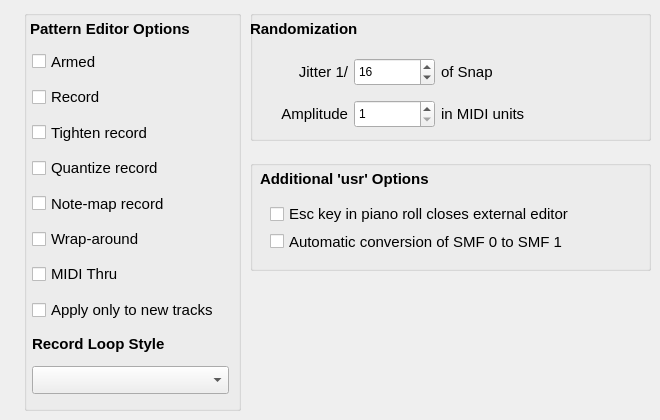
     <widget class="QWidget" name="tabPattern">
      <attribute name="title">
       <string>P&amp;attern</string>
      </attribute>
      <widget class="QGroupBox" name="groupBoxNewPattern">
       <property name="geometry">
        <rect>
         <x>24</x>
         <y>10</y>
         <width>217</width>
         <height>401</height>
        </rect>
       </property>
       <property name="font">
        <font>
         <pointsize>11</pointsize>
         <bold>false</bold>
        </font>
       </property>
       <property name="title">
        <string/>
       </property>
       <widget class="QWidget" name="patternLayoutWidget">
        <property name="geometry">
         <rect>
          <x>8</x>
          <y>40</y>
          <width>197</width>
          <height>344</height>
         </rect>
        </property>
        <layout class="QVBoxLayout" name="verticalLayout_7">
         <property name="spacing">
          <number>13</number>
         </property>
         <item>
          <layout class="QVBoxLayout" name="verticalLayout_6">
           <item>
            <widget class="QCheckBox" name="checkBoxNewPatternArm">
             <property name="text">
              <string>Armed</string>
             </property>
            </widget>
           </item>
           <item>
            <widget class="QCheckBox" name="checkBoxNewPatternRecord">
             <property name="text">
              <string>Record</string>
             </property>
            </widget>
           </item>
           <item>
            <widget class="QCheckBox" name="checkBoxNewPatternTighten">
             <property name="text">
              <string>Tighten record</string>
             </property>
            </widget>
           </item>
           <item>
            <widget class="QCheckBox" name="checkBoxNewPatternQRecord">
             <property name="text">
              <string>Quantize record</string>
             </property>
            </widget>
           </item>
           <item>
            <widget class="QCheckBox" name="checkBoxNewPatternNoteMap">
             <property name="text">
              <string>Note-map record</string>
             </property>
            </widget>
           </item>
           <item>
            <widget class="QCheckBox" name="checkBoxNewPatternWrapAround">
             <property name="text">
              <string>Wrap-around</string>
             </property>
            </widget>
           </item>
           <item>
            <widget class="QCheckBox" name="checkBoxNewPatternThru">
             <property name="text">
              <string>MIDI Thru</string>
             </property>
            </widget>
           </item>
          </layout>
         </item>
         <item>
          <widget class="QCheckBox" name="checkBoxNewApply">
           <property name="toolTip">
            <string>If checked, apply options only when a new
pattern editor is opened.</string>
           </property>
           <property name="text">
            <string>Apply only to new tracks</string>
           </property>
          </widget>
         </item>
         <item>
          <widget class="QLabel" name="labelRecordStyle">
           <property name="font">
            <font>
             <pointsize>11</pointsize>
             <bold>true</bold>
            </font>
           </property>
           <property name="text">
            <string>Record Loop Style</string>
           </property>
           <property name="alignment">
            <set>Qt::AlignmentFlag::AlignLeading|Qt::AlignmentFlag::AlignLeft|Qt::AlignmentFlag::AlignVCenter</set>
           </property>
          </widget>
         </item>
         <item>
          <widget class="QComboBox" name="comboBoxRecordStyle">
           <property name="minimumSize">
            <size>
             <width>0</width>
             <height>28</height>
            </size>
           </property>
           <property name="toolTip">
            <string>Set what happens at the end of a pattern
while recording.</string>
           </property>
           <property name="currentText">
            <string/>
           </property>
           <property name="maxVisibleItems">
            <number>8</number>
           </property>
           <property name="maxCount">
            <number>5</number>
           </property>
          </widget>
         </item>
        </layout>
       </widget>
      </widget>
      <widget class="QGroupBox" name="groupBoxRandomization">
       <property name="geometry">
        <rect>
         <x>250</x>
         <y>10</y>
         <width>401</width>
         <height>131</height>
        </rect>
       </property>
       <property name="title">
        <string/>
       </property>
       <widget class="QWidget" name="layoutWidgetRandomization">
        <property name="geometry">
         <rect>
          <x>16</x>
          <y>40</y>
          <width>259</width>
          <height>88</height>
         </rect>
        </property>
        <layout class="QGridLayout" name="gridLayout_6">
         <item row="0" column="1">
          <widget class="QSpinBox" name="spinBoxJitter">
           <property name="minimumSize">
            <size>
             <width>65</width>
             <height>28</height>
            </size>
           </property>
           <property name="toolTip">
            <string>The amount of time randomization to apply
with jitter application.</string>
           </property>
           <property name="minimum">
            <number>2</number>
           </property>
           <property name="maximum">
            <number>64</number>
           </property>
           <property name="value">
            <number>16</number>
           </property>
          </widget>
         </item>
         <item row="1" column="1">
          <widget class="QSpinBox" name="spinBoxAmplitude">
           <property name="minimumSize">
            <size>
             <width>65</width>
             <height>28</height>
            </size>
           </property>
           <property name="toolTip">
            <string>Amplitude of randomization for items that range from
0 to 127. Set this before application.</string>
           </property>
           <property name="minimum">
            <number>1</number>
           </property>
           <property name="maximum">
            <number>20</number>
           </property>
          </widget>
         </item>
         <item row="0" column="0">
          <widget class="QLabel" name="labelJitter">
           <property name="font">
            <font>
             <pointsize>11</pointsize>
             <bold>false</bold>
            </font>
           </property>
           <property name="text">
            <string>Jitter 1/</string>
           </property>
           <property name="alignment">
            <set>Qt::AlignmentFlag::AlignRight|Qt::AlignmentFlag::AlignTrailing|Qt::AlignmentFlag::AlignVCenter</set>
           </property>
          </widget>
         </item>
         <item row="1" column="2">
          <widget class="QLabel" name="labelMidiUnits">
           <property name="font">
            <font>
             <pointsize>11</pointsize>
             <bold>false</bold>
            </font>
           </property>
           <property name="text">
            <string>in MIDI units</string>
           </property>
          </widget>
         </item>
         <item row="0" column="2">
          <widget class="QLabel" name="labelJitter2">
           <property name="font">
            <font>
             <pointsize>11</pointsize>
             <bold>false</bold>
            </font>
           </property>
           <property name="text">
            <string>of Snap</string>
           </property>
          </widget>
         </item>
         <item row="1" column="0">
          <widget class="QLabel" name="labelAmplitude">
           <property name="font">
            <font>
             <pointsize>11</pointsize>
             <bold>false</bold>
            </font>
           </property>
           <property name="text">
            <string>Amplitude</string>
           </property>
           <property name="alignment">
            <set>Qt::AlignmentFlag::AlignRight|Qt::AlignmentFlag::AlignTrailing|Qt::AlignmentFlag::AlignVCenter</set>
           </property>
          </widget>
         </item>
        </layout>
       </widget>
      </widget>
      <widget class="QGroupBox" name="groupBoxUsrOptions">
       <property name="geometry">
        <rect>
         <x>250</x>
         <y>160</y>
         <width>401</width>
         <height>111</height>
        </rect>
       </property>
       <property name="title">
        <string/>
       </property>
       <widget class="QCheckBox" name="checkBoxEscapePattern">
        <property name="geometry">
         <rect>
          <x>20</x>
          <y>40</y>
          <width>371</width>
          <height>28</height>
         </rect>
        </property>
        <property name="font">
         <font>
          <pointsize>11</pointsize>
          <bold>false</bold>
         </font>
        </property>
        <property name="toolTip">
         <string>Overloads the Esc key to use as a Close key</string>
        </property>
        <property name="text">
         <string>Esc key in piano roll closes external editor</string>
        </property>
       </widget>
       <widget class="QLabel" name="label_23">
        <property name="geometry">
         <rect>
          <x>10</x>
          <y>10</y>
          <width>261</width>
          <height>18</height>
         </rect>
        </property>
        <property name="font">
         <font>
          <pointsize>11</pointsize>
          <bold>true</bold>
         </font>
        </property>
        <property name="text">
         <string>Additional 'usr' Options</string>
        </property>
       </widget>
       <widget class="QCheckBox" name="checkBoxSMF0_to_1">
        <property name="geometry">
         <rect>
          <x>20</x>
          <y>70</y>
          <width>371</width>
          <height>23</height>
         </rect>
        </property>
        <property name="font">
         <font>
          <pointsize>11</pointsize>
          <bold>false</bold>
         </font>
        </property>
        <property name="toolTip">
         <string>If set, split an SMF 0 file into multiple tracks</string>
        </property>
        <property name="text">
         <string>Automatic conversion of SMF 0 to SMF 1</string>
        </property>
       </widget>
      </widget>
      <widget class="QLabel" name="label_21">
       <property name="geometry">
        <rect>
         <x>30</x>
         <y>20</y>
         <width>191</width>
         <height>18</height>
        </rect>
       </property>
       <property name="font">
        <font>
         <pointsize>11</pointsize>
         <bold>true</bold>
        </font>
       </property>
       <property name="toolTip">
        <string>Pattern status options to apply when creating/opening a pattern.</string>
       </property>
       <property name="text">
        <string>Pattern Editor Options</string>
       </property>
      </widget>
      <widget class="QLabel" name="label_22">
       <property name="geometry">
        <rect>
         <x>250</x>
         <y>20</y>
         <width>171</width>
         <height>18</height>
        </rect>
       </property>
       <property name="font">
        <font>
         <pointsize>11</pointsize>
         <bold>true</bold>
        </font>
       </property>
       <property name="text">
        <string>Randomization</string>
       </property>
      </widget>
     </widget>
